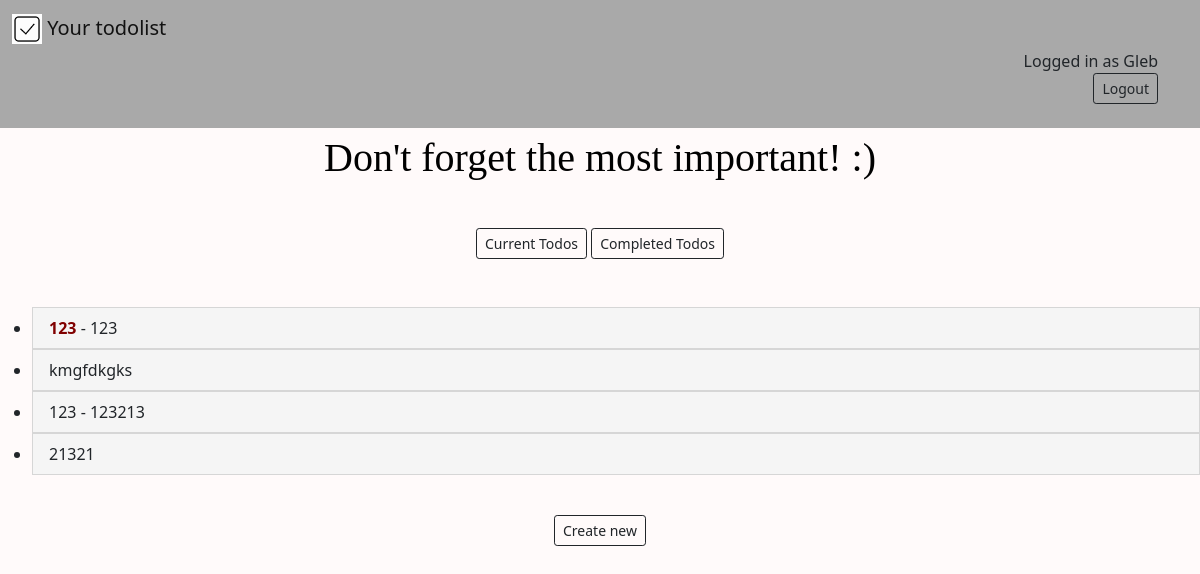
/current/ (signed in), run on the app's committed database.
### todo_app/models.py (models this page shows, shortened)
class ToDo(models.Model):
    title = models.CharField(max_length=100)
    content = models.TextField(blank=True)
    created = models.DateTimeField(auto_now_add=True)
    datecompleted = models.DateTimeField(null=True, blank=True)
    important = models.BooleanField(default=False)
    user = models.ForeignKey(User, on_delete=models.CASCADE)

### todo_app/views.py (the view)
# urls.py: path('current/', views.currentuser, name='currentuser'),
@login_required
def currentuser(request):
    todos = ToDo.objects.filter(user=request.user, datecompleted__isnull=True)
    return render(request, 'todo_app/currentuser.html', {'todos': todos})

### todo_app/templates/todo_app/currentuser.html (shortened to what this page needs)
{% extends 'todo_app/base.html' %}
{% block content %}
{% load static %}
<ul>
    {% for todo in todos %}
        <li>
            <a href="{% url 'viewtodo' todo.id %}" class="list-group-item list-group-item-action" style="background-color: #f5f5f5;">
                {% if todo.important %}<b><font color=#800000;>{% endif %}{{ todo.title }}{% if todo.important %}</font></b>{% endif %}
                {% if todo.content %} - {{ todo.content }}{% endif %}
            </a>
        </li>
    {% endfor %}
</ul>
<div align="center">
    <a href="{% url 'createtodo' %}" class="btn btn-outline-dark btn-sm">Create new</a>
</div>
{% endblock %}

### todo_app/templates/todo_app/base.html (shortened to what this page needs)
<link href="https://cdn.jsdelivr.net/npm/bootstrap@5.1.3/dist/css/bootstrap.min.css" rel="stylesheet">
{% load static %}
<head>
<link href="https://cdn.jsdelivr.net/npm/bootstrap@5.1.3/dist/css/bootstrap.min.css" rel="stylesheet">
</head>
{% if user.is_authenticated %}
    <nav class="navbar navbar-light" style="background-color: #a9a9a9;">
      <div class="container-fluid">
        <a class="navbar-brand" href="{% url 'currentuser' %}">
          <img src="{% static 'todo_app/logo.gif' %}" alt="" width="30" height="30" class="d-inline-block align-text-top">
          Your todolist
        </a>
        <div class="container" align="right">
            Logged in as {{ user.username }}
            <form action="{% url 'logoutuser' %}" method="POST">
                <button type="submit" class="btn btn-outline-dark btn-sm">Logout</button>
            </form>
        </div>
      </div>
    </nav>
    <div align="center">
        <p class="text-typing">Don't forget the most important! :)</p>
    </div>
    <div align="center">
        <a href="{% url 'currentuser' %}" class="btn btn-outline-dark btn-sm">Current Todos</a>
        <a href="{% url 'completedtodos' %}" class="btn btn-outline-dark btn-sm">Completed Todos</a>
    </div>
{% endif %}
{% block content%}{% endblock %}

### todo_app/templates/todo_app/base.html (style rules this page uses)
.text-typing { width: 30em; color:Black; font-size: 40px; font-family: 'Marck Script', cursive; white-space:nowrap; overflow:hidden; -webkit-animation: type 5s steps(50, end); }

### data on the page
ToDo: title "123", content "123"
ToDo: title "kmgfdkgks"
ToDo: title "123", content "123213"
ToDo: title "21321"

### other printed values
{{ user.username }} "Gleb"
